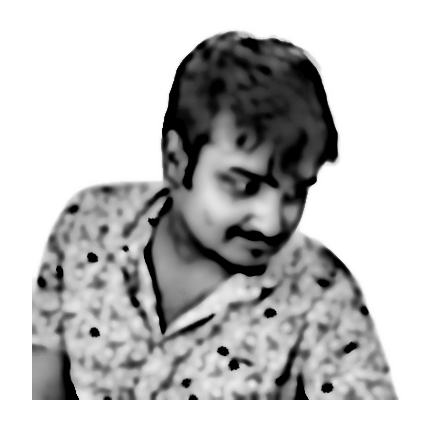
#> input picture data/source-prepped.png, 430 x 430 px
$ python make_ascii_svg.py
#> lines starting #> are read from the running program, lines starting #| are printed output that depends on the picture

"""
Animated monochrome ASCII portrait.
Dark terminal interface with one-shot typing animation.
"""

from PIL import Image, ImageEnhance
from pathlib import Path
import html
import os
import sys

PROJECT_DIR = Path(__file__).resolve().parent.parent

SRC = Path(sys.argv[1]) if len(sys.argv) > 1 else (
    PROJECT_DIR / "data" / "source-prepped.png"
)

OUT = Path(sys.argv[2]) if len(sys.argv) > 2 else (
    PROJECT_DIR / "ascii-portrait.svg"
)

DISPLAY_NAME = "Asmit Bisht"

if not SRC.exists():
    raise FileNotFoundError(f"Image not found: {SRC}")

# ORIGINAL GOOD SETTINGS - DO NOT CHANGE
COLS = int(os.environ.get("COLS", 180))

ART_W_TARGET = 800
CELL_W = ART_W_TARGET / COLS
CELL_H = CELL_W * 15 / 8

ROWS = round(COLS * 8 / 15)

RAMP = " .`:-=+*cs#%@"

CONTRAST = 1.08
BRIGHTNESS = 1.0
GAMMA = 1.12
WHITE_FLOOR = 0.82

# Terminal design
PAD = 20
TITLEBAR_H = 30
STATUS_H = 30

ART_W = COLS * CELL_W
ART_H = ROWS * CELL_H

CANVAS_W = ART_W + PAD * 2
CANVAS_H = TITLEBAR_H + ART_H + STATUS_H + PAD

BG = "#0d1117"
BG2 = "#111722"
FRAME = "#30363d"

TITLE_TEXT = "#7d8590"
INK = "#c9d1d9"
CURSOR = "#c9d1d9"

# Animation
ROW_DUR = 5.8 / ROWS
STAGGER = ROW_DUR

STATIC = os.environ.get("STATIC", "").lower() in (
    "1", "true", "yes"
)

# 1. Load image
print("1. Loading prepared portrait...")

im = Image.open(SRC).convert("L")
#> im is the input picture: PIL image 430x430 L; min 0, max 255, mean 191.1

im = ImageEnhance.Brightness(im).enhance(BRIGHTNESS)
im = ImageEnhance.Contrast(im).enhance(CONTRAST)

im = im.resize(
    (COLS, ROWS),
    Image.Resampling.LANCZOS
)
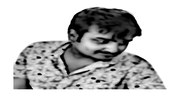
#> im: PIL image 180x96 L; min 0, max 255, mean 189

px = im.load()

# 2. Convert to ASCII
print("2. Converting image to ASCII...")

rows_txt = []

for y in range(ROWS):

    chars = []

    for x in range(COLS):

        lum = px[x, y] / 255.0
        lum = pow(lum, GAMMA)

        if lum >= WHITE_FLOOR:
            chars.append(" ")
            continue

        idx = int(
            (1.0 - lum) * (len(RAMP) - 1) + 0.5
        )

        idx = max(0, min(len(RAMP) - 1, idx))

        chars.append(RAMP[idx])

    rows_txt.append("".join(chars))
#> after the loop, rows_txt = 96 items

# 3. Build SVG
print("3. Building terminal interface...")

art_top = TITLEBAR_H + PAD * 0.35

parts = []

parts.append(
    f'<svg xmlns="http://www.w3.org/2000/svg" '
    f'width="{CANVAS_W}" height="{CANVAS_H}" '
    f'viewBox="0 0 {CANVAS_W} {CANVAS_H}" '
    f'font-family="ui-monospace, SFMono-Regular, '
    f'Menlo, Consolas, monospace">'
)

parts.append(
    f'<defs><linearGradient id="bg" '
    f'x1="0" y1="0" x2="0" y2="1">'
    f'<stop offset="0" stop-color="{BG2}"/>'
    f'<stop offset="1" stop-color="{BG}"/>'
    f'</linearGradient></defs>'
)

parts.append(
    f'<rect width="{CANVAS_W}" '
    f'height="{CANVAS_H}" rx="12" fill="url(#bg)"/>'
)

parts.append(
    f'<rect x="0.5" y="0.5" '
    f'width="{CANVAS_W-1}" height="{CANVAS_H-1}" '
    f'rx="12" fill="none" stroke="{FRAME}"/>'
)

# 4. Terminal title bar
parts.append(
    f'<line x1="0" y1="{TITLEBAR_H}" '
    f'x2="{CANVAS_W}" y2="{TITLEBAR_H}" '
    f'stroke="{FRAME}"/>'
)

for i, color in enumerate(
    ["#ff5f56", "#ffbd2e", "#27c93f"]
):

    parts.append(
        f'<circle cx="{PAD + i*16}" '
        f'cy="{TITLEBAR_H/2}" r="5" fill="{color}"/>'
    )

parts.append(
    f'<text x="{CANVAS_W/2}" '
    f'y="{TITLEBAR_H/2 + 4}" '
    f'fill="{TITLE_TEXT}" font-size="12" '
    f'text-anchor="middle">'
    f'asmit@github: ~$ ./portrait.sh</text>'
)

# 5. ASCII animation
print("4. Creating typing animation...")

font_size = CELL_H * 0.86

for ry, line in enumerate(rows_txt):

    y = art_top + ry * CELL_H + CELL_H * 0.74
    row_y = art_top + ry * CELL_H

    delay = ry * STAGGER
    safe = html.escape(line)

    # Natural monospace spacing
    text = (
        f'<text xml:space="preserve" '
        f'x="{PAD}" y="{y:.1f}" '
        f'fill="{INK}" '
        f'font-size="{font_size:.1f}">'
        f'{safe}</text>'
    )

    if STATIC:
        parts.append(text)
        continue

    # Row clipping animation
    parts.append(
        f'<clipPath id="r{ry}">'
        f'<rect x="{PAD}" y="{row_y:.1f}" '
        f'height="{CELL_H}" width="0">'
        f'<animate attributeName="width" '
        f'from="0" to="{ART_W}" '
        f'begin="{delay:.3f}s" '
        f'dur="{ROW_DUR:.2f}s" fill="freeze"/>'
        f'</rect></clipPath>'
    )

    parts.append(
        f'<g clip-path="url(#r{ry})">{text}</g>'
    )

    # Moving block cursor
    parts.append(
        f'<rect y="{row_y+1:.1f}" '
        f'width="{CELL_W}" '
        f'height="{CELL_H-2}" '
        f'fill="{CURSOR}" opacity="0">'
        f'<animate attributeName="x" '
        f'from="{PAD}" to="{PAD+ART_W}" '
        f'begin="{delay:.3f}s" '
        f'dur="{ROW_DUR:.2f}s" fill="freeze"/>'
        f'<set attributeName="opacity" '
        f'to="0.85" begin="{delay:.3f}s"/>'
        f'<set attributeName="opacity" '
        f'to="0" begin="{delay+ROW_DUR:.3f}s"/>'
        f'</rect>'
    )
#> this loop made 96 passes
#> (y, row_y, delay) on passes 1 to 12: (43.17, 37, 0), (51.5, 45.33, 0.0604), (59.83, 53.67, 0.121), (68.17, 62, 0.181), (76.5, 70.33, 0.242), (84.83, 78.67, 0.302), (93.17, 87, 0.362), (101.5, 95.33, 0.423), (109.8, 103.7, 0.483), (118.2, 112, 0.544), (126.5, 120.3, 0.604), (134.8, 128.7, 0.665)
#> after the loop, parts = 297 items

# 6. Terminal status bar
status_line_y = TITLEBAR_H + ART_H + PAD * 0.35
status_y = status_line_y + 19

parts.append(
    f'<line x1="0" y1="{status_line_y:.1f}" '
    f'x2="{CANVAS_W}" y2="{status_line_y:.1f}" '
    f'stroke="{FRAME}"/>'
)

parts.append(
    f'<text x="{PAD}" y="{status_y:.1f}" '
    f'fill="{TITLE_TEXT}" font-size="13">'
    f'asmit@github:~$ whoami '
    f'<tspan fill="{INK}">{html.escape(DISPLAY_NAME)}</tspan>'
    f'</text>'
)

status_chars = len(
    f"asmit@github:~$ whoami {DISPLAY_NAME} "
)

cursor_x = PAD + status_chars * 13 * 0.6

parts.append(
    f'<rect x="{cursor_x:.1f}" '
    f'y="{status_y-12:.1f}" '
    f'width="8" height="14" fill="{INK}">'
    f'<animate attributeName="opacity" '
    f'values="1;1;0;0" '
    f'keyTimes="0;0.5;0.51;1" '
    f'dur="1s" repeatCount="indefinite"/>'
    f'</rect>'
)

# 7. Save
parts.append("</svg>")

svg = "".join(parts)

OUT.parent.mkdir(parents=True, exist_ok=True)

OUT.write_text(svg, encoding="utf-8")

print("--------------------------------")
print("ASCII PORTRAIT GENERATED!")
print("--------------------------------")
print("Output:", OUT)
print("Grid:", COLS, "x", ROWS)
print("Canvas:", round(CANVAS_W), "x", round(CANVAS_H))
print("File size:", len(svg), "bytes")
#| File size: 76096 bytes
